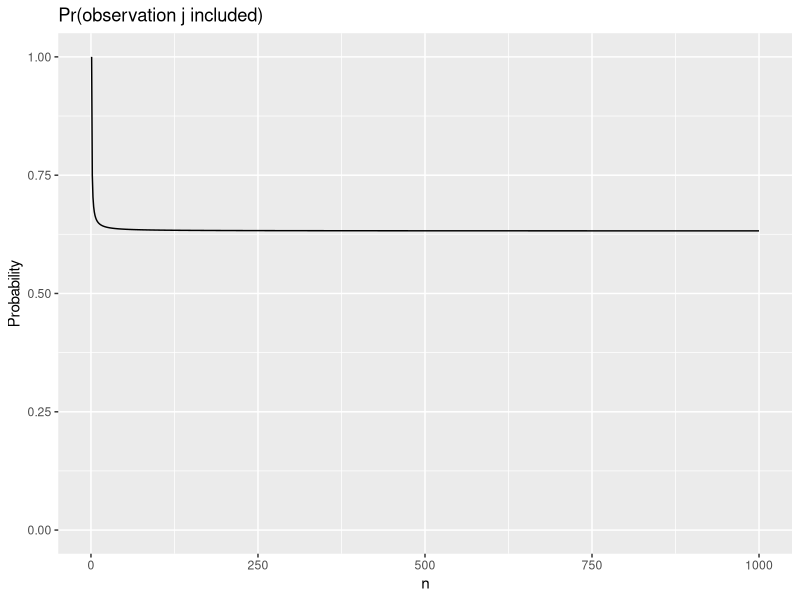

Write the R code that produced this figure.
## ---- chunk 1
library(tidyverse)
## ---- chunk 2
n_vec <- 1:1000
data.frame(n = n_vec) %>%
  mutate(prob_in_samp = 1 - (1-1/n)^n) %>%
  ggplot(., aes(x = n, y = prob_in_samp)) +
  geom_line() +
  scale_y_continuous(limits = c(0,1))+
  labs(y = "Probability") +
  ggtitle("Pr(observation j included)")
## ---- chunk 3
store <- rep(NA, 10000)
for(i in 1:10000){
  samp <- sample(1:100, rep=TRUE) # line 1 
  store[i] <- sum(samp == 4) > 0 # line 2
}
mean(store)
